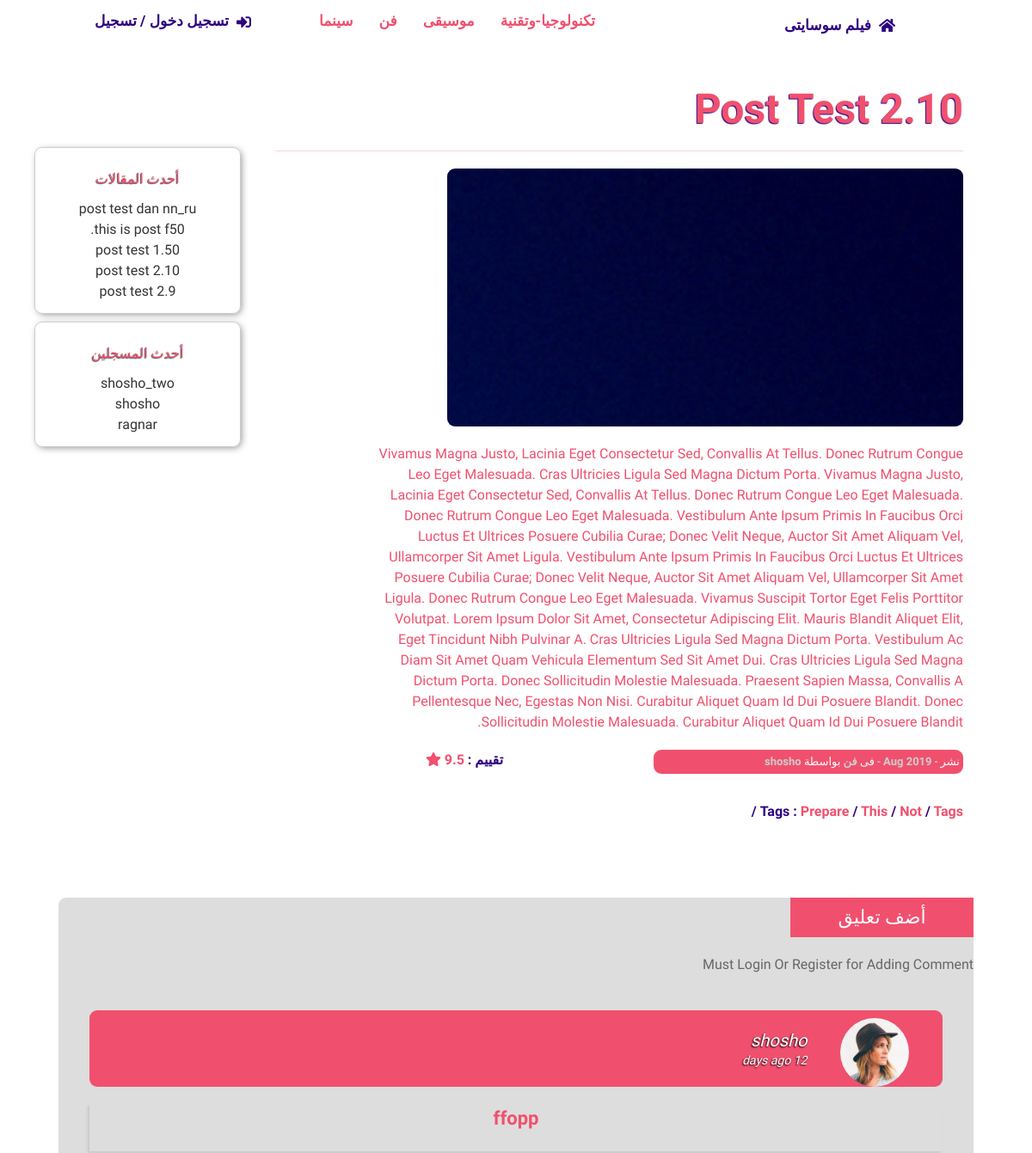
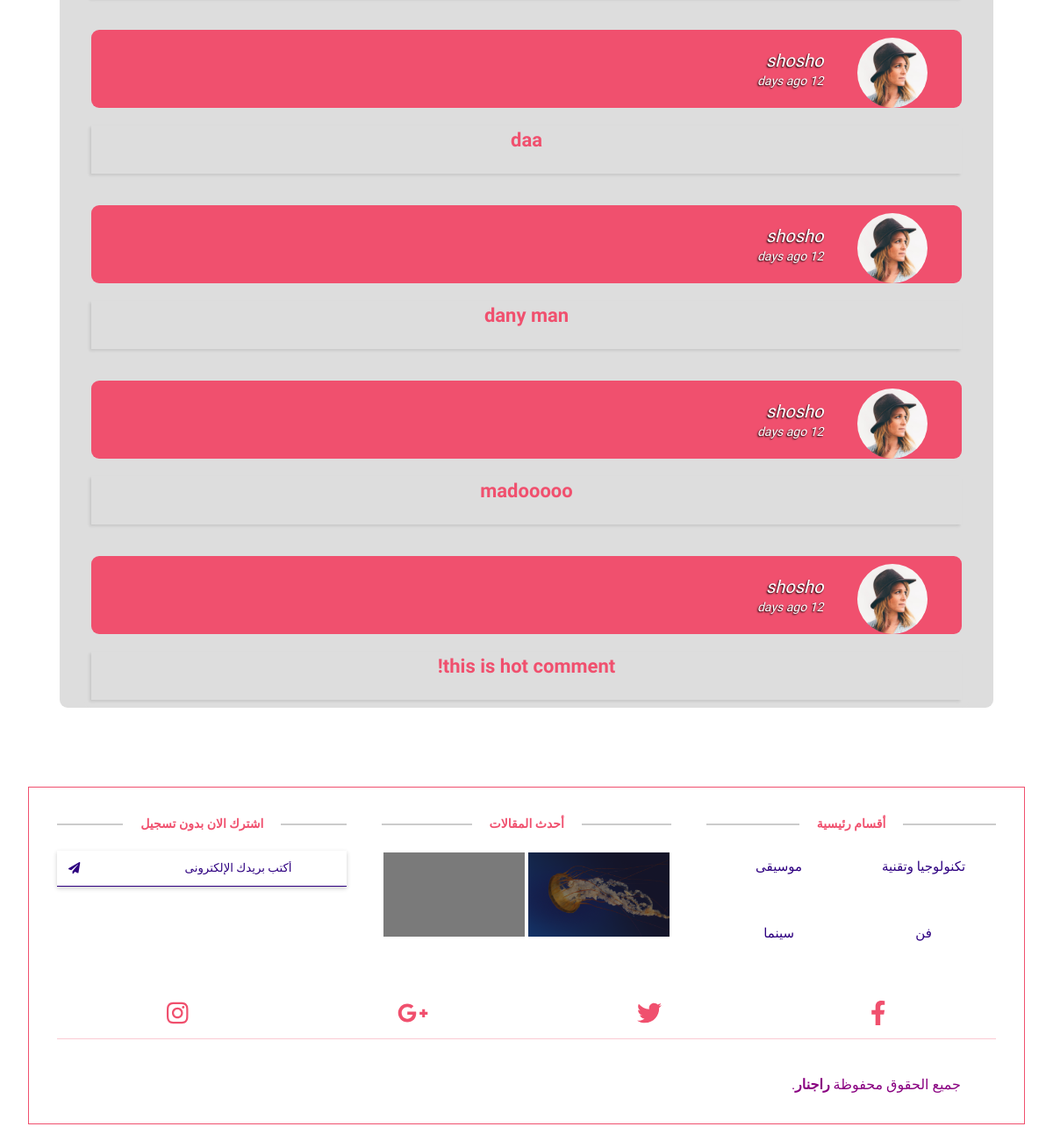
The page /posts.php?postid=83 on the database its author committed (2 pictures, top to bottom).
### tables this page shows
CREATE TABLE IF NOT EXISTS `categories` (
  `ID` int(11) NOT NULL,
  `Name` varchar(255) NOT NULL,
  `Description` text NOT NULL,
  `parent` int(11) NOT NULL,
  `Ordering` int(11) DEFAULT NULL,
  `Visibility` tinyint(4) NOT NULL DEFAULT '0',
  `Allow_Comment` tinyint(4) NOT NULL DEFAULT '0',
  `Allow_Ads` tinyint(4) NOT NULL DEFAULT '0'
);

CREATE TABLE IF NOT EXISTS `posts` (
  `Post_ID` int(11) NOT NULL,
  `Name` varchar(255) NOT NULL,
  `Description` text NOT NULL,
  `Image` varchar(255) NOT NULL,
  `Status` varchar(255) NOT NULL,
  `Add_Date` timestamp NOT NULL DEFAULT CURRENT_TIMESTAMP ON UPDATE CURRENT_TIMESTAMP,
  `Rating` float NOT NULL,
  `Approve` tinyint(4) NOT NULL DEFAULT '0',
  `Cat_ID` int(11) NOT NULL,
  `Member_ID` int(11) NOT NULL,
  `tags` varchar(255) DEFAULT NULL
);

CREATE TABLE IF NOT EXISTS `users` (
  `UserID` int(11) NOT NULL COMMENT 'To Identify User',
  `Username` varchar(255) NOT NULL COMMENT 'Username To Login',
  `Password` varchar(255) NOT NULL COMMENT 'Password To Login',
  `Email` varchar(255) NOT NULL,
  `FullName` varchar(255) NOT NULL,
  `GroupID` int(11) NOT NULL DEFAULT '0' COMMENT 'Identify User Group',
  `TrustStatus` int(11) NOT NULL DEFAULT '0' COMMENT 'Seller Rank',
  `RegStatus` int(11) NOT NULL DEFAULT '0' COMMENT 'User Approval',
  `Date` date NOT NULL,
  `avatar` varchar(255) NOT NULL
);

CREATE TABLE IF NOT EXISTS `comments` (
  `c_id` int(11) NOT NULL,
  `comment` text NOT NULL,
  `status` tinyint(4) NOT NULL,
  `comment_date` date NOT NULL,
  `post-id` int(11) NOT NULL,
  `user-id` int(11) NOT NULL
);

### init.php (called while the page is built, shortened)
<?php
include 'admin/connect.php';
$functions = 'includes/functions/';
include $functions . 'functions.php';
  class hook {
    public function inc_header($part = Null, $dash = Null, $header = 'header'){
      $temps = 'includes/templates/';
    return $head = include $temps . $header. $dash . $part. '.php';
    }
    public function inc_footer($part = Null, $dash = Null,$footer = 'footer'){
      $temps = 'includes/templates/';
    return $foot = include $temps . $footer. $dash . $part. '.php';
    }
  }
 ?>

### posts.php (the view, shortened to what this page needs)
<?php
include 'init.php';
$hook_up->inc_header();
			$postid = isset($_GET['postid']) && is_numeric($_GET['postid']) ? intval($_GET['postid']) : 0;
			$stmt = $con->prepare("SELECT posts.*, users.Username, categories.Name AS cat_name
                              FROM posts
                              INNER JOIN users
                              ON posts.Member_ID = users.UserID
															INNER JOIN categories
															ON posts.Cat_ID =  categories.ID
                              WHERE Post_ID = ?");
			$stmt->execute(array($postid));
			$posts = $stmt->fetch();
			$count = $stmt->rowCount();
			if ($count > 0) {
				if(isset($session_user)) {
				?>
  <main class="uk-margin-remove uk-container">
    <div class="uk-text-center uk-margin-auto" uk-grid>
      <div class="uk-width-3-4">
        <div class="uk-width-1-1 uk-margin-top">
          <div class="uk-block">
            <h1 class="post_title">
								<?php echo $posts['Name']; ?>
								</h1>
          </div>
					<div class="uk-block">
						<h1 class="uk-margin-top uk-text-left">
								<div class="post_img" style="background-image: url('admin/uploads/posts/<?php echo $posts['Image']; ?>');">
								</h1>
					</div>
          <div class="uk-block">
            <p class="post-content">
              <?php	echo $posts['Description']; ?>
            </p>
          </div>
        </div>
				<div class="uk-width-1-1 uk-margin-top" uk-grid>
					<div class="uk-width-1-2">
	          <p class="post_info">
	            <?php
								if ($posts['Status'] == 1) {
									echo  "نشر";
								} else{
									echo "أرشيف";
								} ?> -
								<span>
								<?php echo date("M Y", strtotime($posts['Add_Date']));?>
							</span> -
								فى
								<span>
									<?php echo $posts['cat_name']; ?>
								</span> بواسطة
								<span>
									<?php echo $posts['Username']; ?>
								</span>
	          </p>
	        </div>
					<div class="uk-width-1-2">
						<p class="post_rating">
							<?php echo 'تقييم : <span>' . $posts['Rating'] . ' <i class="fas fa-star" ></i></span>'; ?>
						</p>
					</div>
				</div>
				<div class="uk-width-1-1 tags">
					<?php
					$post_tags = explode(',', $posts['tags']);
					echo 'Tags :  ';
					foreach ($post_tags as $tag) {
						$tag = str_replace(' ', '', $tag);
						$tag = strtolower($tag);
						echo '<a href="tags.php?tags='.$tag.'">' . $tag .'</a>' . ' / ';
					}
							 ?>
				</div>
      </div>
      <div class="uk-width-1-4">
        <?php include $templates . 'sidebar-post.php'; ?>
      </div>
    </div>
    <?php include $templates . 'comments/comments.php' ?>
  </main>
  <?php
	$hook_up->inc_footer('main', '-');
	}
} else {
  echo '<div class="uk-container">
    			<div class="nice-message">There\'s No Posts To Show</div>
  			</div>';
 }
ob_end_flush();  ?>

### includes/templates/header.php (shortened to what this page needs)
<?php global $user_info, $session_user, $current_page;  ?>
  <!DOCTYPE html>
  <html lang="ar" dir="rtl">
  <head>
  </head>
  <body>
    <header class="front_header" uk-sticky uk-grid>
      <?php if(isset($_SESSION['user'])) { ?>
        <nav class="uk-navbar uk-width-1-1 uk-margin-remove" uk-navbar>
          <div class="uk-navbar-left">
            <ul class="uk-navbar-nav">
              <li class="list_home">
                <a href="index.php">
                  فيلم سوسايتى
                  <i class="fas fa-home fa-1x"></i>
                </a>
              </li>
            </ul>
          </div>
          <div class="uk-navbar-right">
            <ul class="uk-navbar-nav">
              <?php if($user_info['GroupID'] != 0 ) { ?>
              <li class="list_homepage">
                <a class="MainColor" href="admin/index.php">
                  <i class="fas fa-tachometer-alt fa-1x"></i>
                </a>
              </li>
            <?php } ?>
              <li class="list_homepage <?php if(isset($current_page) && $current_page == 'add-post.php') { echo " active_upper "; } ?>">
                <a href="add-post.php" class="">
                  <i class="fas fa-edit fa-1x"></i>
                  <?php if($current_page == 'add-post.php') { echo "<span class='uk-text-success'> Add Post</span>"; } ?>
                </a>
              </li>
              <li class="list_homepage <?php if(isset($current_page) && $current_page == 'profile.php') { echo " active_upper "; } ?>">
                <a href="profile.php">
                  <i class="fas fa-user fa-1x"></i>
                  <?php if($current_page == 'profile.php') { echo "<span class='uk-text-success'> Profile</span>"; } ?>
                </a>
              </li>
              <li class="list_homepage">
                <a class="MainColor" href="logout.php">
                  <i class="fas fa-sign-out-alt fa-1x"></i>
                </a>
              </li>
            </ul>
          </div>
        </nav>
        <nav class="uk-navbar uk-width-1-1 uk-margin-remove down_nav" uk-navbar>
          <ul class="uk-navbar-nav uk-margin-auto" uk-grid>
            <?php
            $top_nav_cat = get_all_rec('*', 'categories', 'parent = 0', 'ID DESC', 4);
              foreach ($top_nav_cat as $cat) {
                 ?>
                <li class="list_nav uk-padding-remove <?php if(isset($_GET['page_title']) && $_GET['page_title'] == $cat['Name']) { echo "acitveTwo";} ?>">
                   <?php
                  echo "<a class='a_header' href='categories.php?pageid=".$cat['ID']."&page_title=".str_replace(' ', '-', $cat['Name'])."'>";
                    echo $cat['Name'];
                  echo "</a>"; ?>
                </li>
                <?php
                $down_nav_cat = get_all_rec("*", "sub_categories", "category_id = {$cat['ID']}", "id_sub DESC", 4);
                if (!empty($down_nav_cat)) { ?>
                <ul class="child_cat" uk-dropdown>
                <?php
                foreach ($down_nav_cat as $down) { ?>
                <li>
                  <?php
                  echo "<a href='categories.php?pageid=".$down['id_sub']."&page_title=".str_replace(' ', '-', $down['name_sub'])."'>";
                    echo $down['name_sub'];
                  echo "</a>"; ?>
                </li>
            <?php  }  ?>
          </ul>
        <?php } ?>
            <?php } ?>
          </ul>
        </nav>
        <?php } else{ ?>
          <nav class="uk-navbar uk-width-1-1 uk-margin-remove">
            <div class="uk-navbar-left">
              <ul class="uk-navbar-nav">
                <li class="list_home">
                  <a class="" href="index.php">
                    <i class="fas fa-home fa-1x"></i>
                    فيلم سوسايتى
                  </a>
                </li>
              </ul>
            </div>
            <div class="uk-navbar-right">
              <ul class="uk-navbar-nav uk-margin-auto" uk-grid>
                <?php
                $top_nav_cat = get_all_rec('*', 'categories', 'parent = 0', 'ID DESC', 4);
                  foreach ($top_nav_cat as $cat) {
                    $dod = str_replace( ' ', '-', $cat['Name']);
                    $zoz = isset($_GET['page_title']) ? $_GET['page_title'] : "";
                     ?>
                    <li class="list_nav uk-padding-remove <?php if(isset($zoz) &&$zoz == $dod) {
                      echo "acitveTwo";}  ?>">
                       <?php
                      echo "<a class='a_header' href='categories.php?pageid=".$cat['ID']."&page_title=".str_replace(' ', '-', $cat['Name'])."'>";
                        echo $dod;
                      echo "</a>"; ?>
                    </li>
                <?php } ?>
                <li>
                  <a href="login.php" class="log-sign">
                    <i class="fas fa-sign-in-alt fa-1x"></i>
              تسجيل دخول / تسجيل
            </a>
                </li>
              </ul>
            </div>
          </nav>
          <?php } ?>
    </header>

### includes/templates/sidebar-post.php
<div class="latest_posts">
<h4>أحدث المقالات</h4>
<?php $latest_comments = get_latest('*', 'posts', 'Post_ID', 5); ?>
<ul>
  <?php foreach ($latest_comments as $latest) { ?>
  <li>
    <a href="posts.php?postid='.$latest['Post_ID'].'">
      <?php echo $latest['Name']; ?>
    </a>
  </li>
<?php } ?>
</ul>
</div>
<div class="latest_users">
<h4>أحدث المسجلين</h4>
<?php $latest_users = get_latest('*', 'users', 'UserID', 5);
echo '<ul>';
foreach ($latest_users as $latest_user) {
echo '<li><a href="profile.php">'. $latest_user['Username'] .'</a></li>';
}
echo '</ul>';
?>
</div>

### includes/templates/comments/comment-box.php (shortened to what this page needs)
<?php
$stmt = $con->prepare("SELECT comments.*, users.Username
								FROM
								 comments
									INNER JOIN users
								 ON
									comments.`user-id` = users.UserID
									WHERE `post-id` = ?
									AND status = 1
									ORDER BY
									c_id DESC");
$stmt->execute(array($posts['Post_ID']));
$comments = $stmt->fetchAll();
if (!empty($comments)) { ?>
<div class="hold_comment">
<?php foreach ($comments as $comment) { ?>
<ul class="uk-comment-list">
	<li>
			<article class="uk-comment uk-visible-toggle" tabindex="-1">
					<header class="uk-comment-header uk-position-relative">
							<div class="uk-grid-medium uk-flex-middle hold_comment_box" uk-grid>
									<div class="uk-width-auto">
											<img class="uk-comment-avatar" src="avatar.jpg" width="80" height="80" alt="">
									</div>
									<div class="uk-width-expand">
											<h4 class="uk-comment-title uk-margin-remove"><a class="uk-link-reset" href="#"><?php echo $comment['Username']; ?></a></h4>
											<p class="uk-comment-meta uk-margin-remove-top"><a class="uk-link-reset" href="#">12 days ago</a></p>
									</div>
							</div>
					</header>
					<div class="uk-comment-body">
							<p><?php echo $comment['comment']; ?></p>
					</div>
			</article>
	</li>
</ul>
<?php } ?>
</div>
<?php } ?>

### includes/templates/footer-main.php (shortened to what this page needs)
<footer class="hold_footer">
  <div class="" uk-grid>
    <div class="uk-width-1-3@l uk-width-1-3@m uk-width-1-1@s">
      <div class="single_footer">
        <h4>أقسام رئيسية</h4>
        <ul class="uk-width-1-1" uk-grid>
        <?php
        $footer_cat = get_all_rec('*', 'categories', 'parent = 0', 'ID DESC',4);
        foreach ($footer_cat as $cat) { ?>
            <li class="uk-width-1-2">
              <?php
              echo "<a href='categories.php?pageid=".$cat['ID']."&page_title=".str_replace(' ', '-', $cat['Name'])."'>";
              echo $cat['Name'];
              echo "</a>";
              ?>
            </li>
          <?php  }  ?>
        </ul>
      </div>
    </div>
    <div class="uk-width-1-3@l uk-width-1-3@m uk-width-1-1@s">
      <div class="single_footer single_footer_address">
        <h4>أحدث المقالات</h4>
        <div class="hold_latest">
              <?php
              $latest_posts = get_all_rec('*', 'posts', '', 'Post_ID DESC',2);
              foreach ($latest_posts as $latest) { ?>
                <div class="uk-inline-clip uk-transition-toggle uk-light _latest_posts" style="background-image: url('admin/uploads/posts/<?php echo $latest['Image']; ?>')" tabindex="0">
                  <div class="uk-overlay-primary uk-height-1-1">
                </div>
              </div>
            <?php  } ?>
    </div>
  </div>
  </div>
    <div class="uk-width-1-3@l uk-width-1-3@m uk-width-1-1@s">
      <div class="single_footer single_footer_address">
        <h4>اشترك الان بدون تسجيل</h4>
        <div class="signup_form">
          <form action="#" class="subscribe">
            <input type="text" class="subscribe__input" placeholder="أكتب بريدك الإلكترونى">
            <button type="button" class="subscribe__btn"><i class="fas fa-paper-plane"></i></button>
          </form>
        </div>
      </div>
    </div>
</div>
  <div class="uk-margin-remove" uk-grid>
    <div class="uk-width-1-1@s social_profile">
        <ul>
          <li><a href="#"><i class="fab fa-facebook-f"></i></a></li>
          <li><a href="#"><i class="fab fa-twitter"></i></a></li>
          <li><a href="#"><i class="fab fa-google-plus-g"></i></a></li>
          <li><a href="#"><i class="fab fa-instagram"></i></a></li>
        </ul>
    </div>
    <div class="uk-width-1-1@s">
      <p class="copyright">جميع الحقوق محفوظة <a href="#">راجنار</a>.</p>
    </div>
  </div>
</footer>
  </body>
  </html>

### rows shown on the page
categories: Name "تكنولوجيا-وتقنية", Name "تكنولوجيا وتقنية"
categories: Name "موسيقى"
categories: Name "فن"
categories: Name "سينما"
posts: Name "Post Test 2.10", Image (picture), Description "Vivamus Magna Justo, Lacinia Eget Consectetur Sed, Convallis At Tellus. Donec Rutrum Congue Leo Eget Malesuada. Cras Ultricies Ligula Sed Magna Dictum Porta. Vivamus Magna Justo, Lacinia Eget Consectetur Sed, Convallis At Tellus. Donec Rutrum Congue Leo Eget Malesuada. Donec Rutrum Congue Leo Eget Malesuada. Vestibulum Ante Ipsum Primis In Faucibus Orci Luctus Et Ultrices Posuere Cubilia Curae; Donec Velit Neque, Auctor Sit Amet Aliquam Vel, Ullamcorper Sit Amet Ligula. Vestibulum Ante Ipsum Primis In Faucibus Orci Luctus Et Ultrices Posuere Cubilia Curae; Donec Velit Neque, Auctor Sit Amet Aliquam Vel, Ullamcorper Sit Amet Ligula. Donec Rutrum Congue Leo Eget Malesuada. Vivamus Suscipit…", Add_Date "Aug 2019", Cat_ID.Name "فن", Member_ID.Username "shosho", Rating "9.5", tags "Prepare", tags "This", tags "Not", tags "Tags", Name "post test 2.10"
posts: Name "post test dan nn_ru", Image (picture)
posts: Name "this is post f50."
posts: Name "post test 1.50"
posts: Name "post test 2.9"
users: Username "shosho_two"
users: Username "shosho"
users: Username "ragnar"
comments: Username "shosho", comment "ffopp"
comments: Username "shosho", comment "daa"
comments: Username "shosho", comment "dany man"
comments: Username "shosho", comment "madooooo"
comments: Username "shosho", comment "this is hot comment!"
